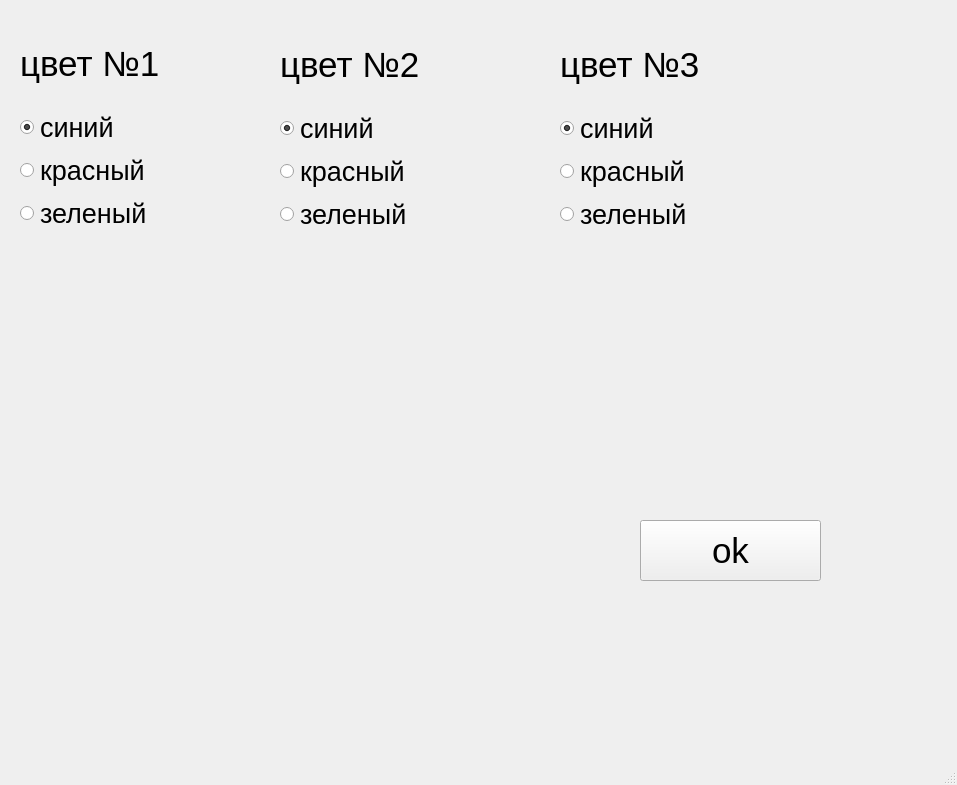
<?xml version="1.0" encoding="UTF-8"?>
<ui version="4.0">
 <class>MainWindow</class>
 <widget class="QMainWindow" name="MainWindow">
  <property name="geometry">
   <rect>
    <x>0</x>
    <y>0</y>
    <width>957</width>
    <height>785</height>
   </rect>
  </property>
  <property name="windowTitle">
   <string>MainWindow</string>
  </property>
  <widget class="QWidget" name="centralwidget">
   <widget class="QLabel" name="label_4">
    <property name="geometry">
     <rect>
      <x>0</x>
      <y>630</y>
      <width>941</width>
      <height>101</height>
     </rect>
    </property>
    <property name="font">
     <font>
      <pointsize>26</pointsize>
     </font>
    </property>
    <property name="text">
     <string/>
    </property>
   </widget>
   <widget class="QPushButton" name="pushButton">
    <property name="geometry">
     <rect>
      <x>640</x>
      <y>520</y>
      <width>181</width>
      <height>61</height>
     </rect>
    </property>
    <property name="font">
     <font>
      <pointsize>26</pointsize>
     </font>
    </property>
    <property name="text">
     <string>ok</string>
    </property>
   </widget>
   <widget class="QWidget" name="">
    <property name="geometry">
     <rect>
      <x>20</x>
      <y>25</y>
      <width>186</width>
      <height>207</height>
     </rect>
    </property>
    <layout class="QVBoxLayout" name="verticalLayout_1">
     <item>
      <widget class="QLabel" name="label_1">
       <property name="font">
        <font>
         <pointsize>26</pointsize>
        </font>
       </property>
       <property name="text">
        <string>цвет №1</string>
       </property>
      </widget>
     </item>
     <item>
      <widget class="QRadioButton" name="radioButton_1_blue">
       <property name="font">
        <font>
         <pointsize>20</pointsize>
        </font>
       </property>
       <property name="text">
        <string>синий</string>
       </property>
       <property name="checked">
        <bool>true</bool>
       </property>
      </widget>
     </item>
     <item>
      <widget class="QRadioButton" name="radioButton_1_red">
       <property name="font">
        <font>
         <pointsize>20</pointsize>
        </font>
       </property>
       <property name="text">
        <string>красный</string>
       </property>
      </widget>
     </item>
     <item>
      <widget class="QRadioButton" name="radioButton_1_green">
       <property name="font">
        <font>
         <pointsize>20</pointsize>
        </font>
       </property>
       <property name="text">
        <string>зеленый</string>
       </property>
      </widget>
     </item>
    </layout>
   </widget>
   <widget class="QWidget" name="">
    <property name="geometry">
     <rect>
      <x>280</x>
      <y>26</y>
      <width>186</width>
      <height>207</height>
     </rect>
    </property>
    <layout class="QVBoxLayout" name="verticalLayout_2">
     <item>
      <widget class="QLabel" name="label_2">
       <property name="font">
        <font>
         <pointsize>26</pointsize>
        </font>
       </property>
       <property name="text">
        <string>цвет №2</string>
       </property>
      </widget>
     </item>
     <item>
      <widget class="QRadioButton" name="radioButton_2_blue">
       <property name="font">
        <font>
         <pointsize>20</pointsize>
        </font>
       </property>
       <property name="text">
        <string>синий</string>
       </property>
       <property name="checked">
        <bool>true</bool>
       </property>
      </widget>
     </item>
     <item>
      <widget class="QRadioButton" name="radioButton_2_red">
       <property name="font">
        <font>
         <pointsize>20</pointsize>
        </font>
       </property>
       <property name="text">
        <string>красный</string>
       </property>
      </widget>
     </item>
     <item>
      <widget class="QRadioButton" name="radioButton_2_green">
       <property name="font">
        <font>
         <pointsize>20</pointsize>
        </font>
       </property>
       <property name="text">
        <string>зеленый</string>
       </property>
      </widget>
     </item>
    </layout>
   </widget>
   <widget class="QWidget" name="">
    <property name="geometry">
     <rect>
      <x>560</x>
      <y>26</y>
      <width>186</width>
      <height>207</height>
     </rect>
    </property>
    <layout class="QVBoxLayout" name="verticalLayout_3">
     <item>
      <widget class="QLabel" name="label_3">
       <property name="font">
        <font>
         <pointsize>26</pointsize>
        </font>
       </property>
       <property name="text">
        <string>цвет №3</string>
       </property>
      </widget>
     </item>
     <item>
      <widget class="QRadioButton" name="radioButton_3_blue">
       <property name="font">
        <font>
         <pointsize>20</pointsize>
        </font>
       </property>
       <property name="text">
        <string>синий</string>
       </property>
       <property name="checked">
        <bool>true</bool>
       </property>
      </widget>
     </item>
     <item>
      <widget class="QRadioButton" name="radioButton_3_red">
       <property name="font">
        <font>
         <pointsize>20</pointsize>
        </font>
       </property>
       <property name="text">
        <string>красный</string>
       </property>
      </widget>
     </item>
     <item>
      <widget class="QRadioButton" name="radioButton_3_green">
       <property name="font">
        <font>
         <pointsize>20</pointsize>
        </font>
       </property>
       <property name="text">
        <string>зеленый</string>
       </property>
      </widget>
     </item>
    </layout>
   </widget>
  </widget>
  <widget class="QMenuBar" name="menubar">
   <property name="geometry">
    <rect>
     <x>0</x>
     <y>0</y>
     <width>957</width>
     <height>26</height>
    </rect>
   </property>
  </widget>
  <widget class="QStatusBar" name="statusbar"/>
 </widget>
 <resources/>
 <connections/>
</ui>
